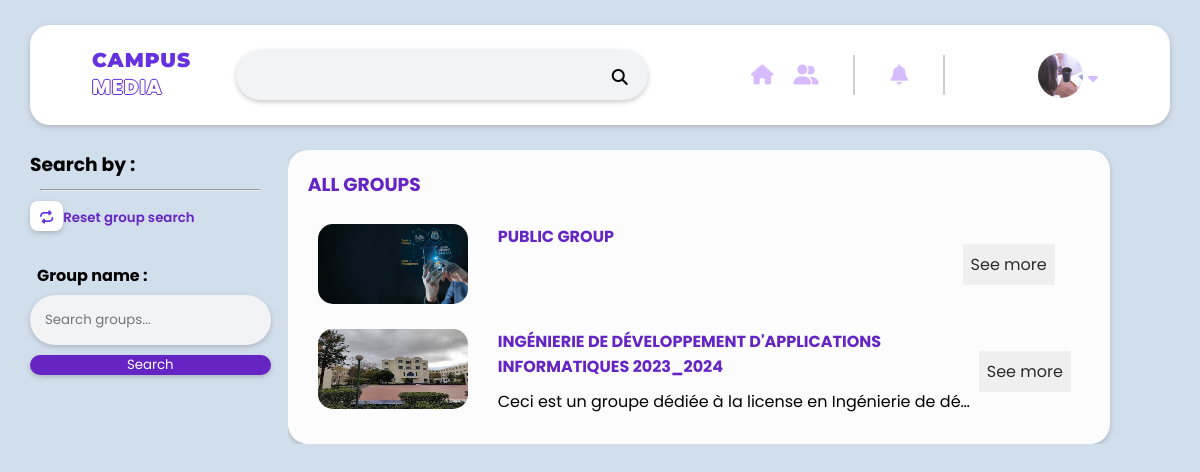
The app's page /all_groups/ (signed in) with its own data.
### backend/models.py (models this page shows, shortened)
class utilisateur(models.Model):
    user = models.OneToOneField(User,null=False,on_delete=models.CASCADE)
    role = models.IntegerField(blank=True, null=True)
    phone_number = models.PositiveIntegerField(blank=True, null=True)
    online_status = models.BooleanField(default=False)
    profile_picture = models.ImageField(default='profile_pictures/us2.png',upload_to='profile_pictures/', blank=True)
    CV = models.FileField(upload_to='cv_files/', blank=True)
    BIO = models.TextField(blank=True)
    AboutME = models.TextField(blank=True , null=True)
    public_email = models.EmailField(blank=True)
    public_phone_number = models.PositiveIntegerField(blank=True, null=True)
    created_at = models.DateField(auto_now_add=True)
    updated_at = models.DateField(auto_now=True)

class Group(models.Model):
    group_name = models.CharField(max_length=100)
    user = models.ForeignKey(settings.AUTH_USER_MODEL, on_delete=models.CASCADE, related_name='admin_groups')
    profile_banner = models.ImageField(default='profile_pictures/img_banniere.png',upload_to='profile_pictures/', blank=True)
    description = models.TextField(default = "Add a description to this group here...")
    target = models.CharField(max_length=100, default='Public')
    created_at = models.DateTimeField(auto_now_add=True, blank=True, null=True)

### Djangotest/views.py (the view, shortened to what this page needs)
# urls.py: path('all_groups/', views.all_groups, name='all_groups'),
def all_groups(request):
    query = request.GET.get('q')
    if query:
        groups = models.Group.objects.filter(target='public', group_name__icontains=query)
    else:
        groups = models.Group.objects.filter(target='public')
    if request.user.is_authenticated:
            isguest = False
            user = request.user
            user_email = user.email
            user_first_name = user.first_name
            user_pdp = user.utilisateur.profile_picture
            context = {
                        'groups': groups,
                        'visiteur':isguest,
                        'user_email':user_email,
                        'user_first_name':user_first_name,
                        'user_pdp':user_pdp,
                    }
    return render(request, 'HTML/components/groups.html', context)

### Djangotest/templates/HTML/components/groups.html (shortened to what this page needs)
{% load static %}
<!DOCTYPE html>
<html lang="en">
<head>
    <link rel="stylesheet" href="{% static 'CSS/style.css' %}">
    <link rel="stylesheet" href="https://cdnjs.cloudflare.com/ajax/libs/font-awesome/6.1.1/css/all.min.css" />
</head>
<body>
        <header>
            {% include "HTML/home/header-homepage.html"%}
        </header>
    <div class="home">
        <div class="container">
            <div class="home-weapper">
                <div style = "display:flex;">
                    {% include "HTML/components/search-left.html" %}
                </div>
                <div class="home-center">
                    <div class="home-center-wrapper">
                        <div style="width: 100%;">
                            <div class="header-container" style="height: auto; background-color: rgb(252, 252, 252);">
                                <h3 class="mini-headign">All Groups</h3>
                                {% for group in groups %}
                                    <div class="" style="padding-top: 15px;margin: 10px;display: flex;height: auto;">
                                        <div class="post-images" >
                                            <img src="/media/{{group.profile_banner}}" style="height: 80px;width: 150px;">
                                        </div>
                                        <div style="margin-left: 30px;width: 62%">
                                            <h4 class="mini-headign">{{group.group_name}}</h4>
                                            <p class="text-limit" style ="color: var(--black);">{{group.description}}</p>
                                        </div>
                                        <div style="width:20%;display: flex;justify-content: center;align-items: center;">
                                            <a style="height: auto;padding: 8px;background-color: rgb(239, 239, 239);color: rgb(44, 44, 44);" href="{% url 'group_posts' group.group_name %}">See more</a>
                                        </div>
                                    </div>
                                {% endfor %}
                            </div>
                        </div>
                    </div>
                </div>
            </div>
        </div>
    </div>
</body>
</html>

### Djangotest/templates/HTML/home/header-homepage.html (shortened to what this page needs)
{% load static %}
<div class="header-container">
    <div class="header-wrapper">
        <div class="logoBox">
            <div class="website-name" data-url="{% url 'home' %}">
                <h2><em>Campus</em> <span>Media </span></h2>
            </div>
        </div>
        <div class="searchBox">
            <input type="search" id="searchInput">
            <i class="fas fa-search"></i>
        </div>
        {% if not visiteur %}
        <div style= "display: flex; justify-content: space-evenly;">
            <div class="iconBox1">
                <a href= "{% url 'home' %}"><i class="fa-solid fa-house"></i></a>
                <a href= "{% url 'chat' %}"><i class="fa-solid fa-user-group"></i></a>
            </div>
            <div class="iconBox2">
                <i class="fa-solid fa-bell" id ="NotificationButton"></i>
            </div>
        </div>
        {% endif %}
        <div class="iconBox3-container">
            {% if not visiteur %}
            <div class="iconBox3" id="iconBox3Button">
                <label><img src="{{ user.utilisateur.profile_picture.url }}" alt="user"></label>
                <i class="fa-solid fa-caret-down"></i>
            </div>
            {% else %}
            <div class="login-box">
                <a href="/login/" class="login">Login</a>
                <i class="fa-solid fa-arrow-right-to-bracket"></i>
            </div>
            {% endif %}
        </div>
    </div>
</div>

### Djangotest/static/CSS/style.css (style rules this page uses)
* { margin: 0; padding: 0; box-sizing: border-box; list-style: none; text-decoration: none; font-family: 'Poppins', sans-serif; }
:root { --background: #d1deec; --foreground: #f1f3f5; --white: #fff; --black: #000; --gray: #6e6e6e; --shadow: #76767663; --border: #cfcfcf; --purple: #4d1a9c; }
body { background: var(--background); -webkit-text-size-adjust: 100%; -webkit-tap-highlight-color: #3a78ffec; }
h1,h2,h3,h4,h5,h6,b { color: var(--black); }
header { width: 100%; height: 150px; display: flex; align-items: center; justify-content: center; }
.header-container { width: 95%; background: var(--white); height: 100px; padding: 20px; border-radius: 20px; box-shadow: 0 2px 5px 0 var(--shadow); }
.header-wrapper { display: flex; width: 100%; height: 100%; padding: 0 8px; justify-content: space-around; align-items: center; }
.logoBox { width: 7%; }
.website-name h2 { cursor: pointer; font-family: 'Montserrat', sans-serif; margin-top: 30px; margin-bottom: 30px; font-size: 20px; text-transform: uppercase; font-weight: 800; color: #fff; letter-spacing: 1px; position: relative; }
.website-name h2 span { text-shadow: -1px 0 #6632e0, 0 1px #6632e0, 1px 0 #6632e0, 0 -1px #6632e0; }
.website-name h2 em { font-family: 'Montserrat', sans-serif; font-style: normal; font-size: 20px; color: #6632e0; font-weight: 900; position: relative; }
.searchBox { width: 38%; position: relative; }
.iconBox1 { width: auto; display: flex ; justify-content:space-between; padding: 0 25px; border-right: 2px solid var(--border); }
.iconBox2 { display: flex; justify-content: space-between; padding: 0 25px; position: relative; border-right: 2px solid var(--border); }
.iconBox3 { display: flex; justify-content: space-between; padding: 0 25px; position: relative; }
.searchBox input, .search-input { padding: 15px 45px 15px 15px; border-radius: 50px; width: 100%; background: var(--foreground); border: none; box-shadow: 0 2px 5px 0 var(--shadow); color: var(--black); }
.searchBox i { position: absolute; right: 20px; top: 19px; color: var(--black); cursor: pointer; transition: .4s; }
.iconBox1 i, .iconBox2 i, .iconBox3 i { font-size: 20px; background: transparent; padding: 10px; border-radius: 10px; color: #d6bbff; transition: .4s; }
.iconBox3 label { width: 45px; height: 45px; overflow: hidden; border-radius: 50px; }
.iconBox3 label img { height: 100%; }
.iconBox3 .fa-caret-down { position: absolute; right: 0; font-size: 16px; top: 7px; }
.home { display: flex; justify-content: center; }
.container { width: 95%; font-weight: normal; }
.home-weapper { width: 100%; display: flex; justify-content: space-between; }
.mini-headign { text-transform: uppercase; color: var(--gray); margin-bottom: 15px; }
.home-center { width: inherit; overflow: hidden; margin: 0% 1.5%; }
.home-center .mini-headign { color: #6524c4; margin-bottom: 10px; }
.post-images>img { width :50%; height: 50%; display: flex; justify-content: space-between; border-radius: 15px; }

### Djangotest/templates/HTML/components/groups.html (style rules this page uses)
.text-limit { overflow: hidden; white-space: nowrap; text-overflow: ellipsis; }

### records on screen
Group: profile_banner (picture), group_name "PUBLIC GROUP"
Group: profile_banner (picture), group_name "INGÉNIERIE DE DÉVELOPPEMENT D'APPLICATIONS INFORMATIQUES 2023_2024", description "Ceci est un groupe dédiée à la license en Ingénierie de d…"
